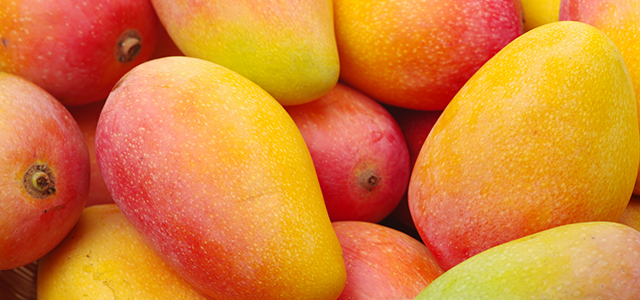
#> input picture backend/images/ripe_mango.jpg, 640 x 300 px
$ python -i cv_service.py   (imports and definitions only)
#> lines starting #> are read from the running program, lines starting #| are printed output that depends on the picture
### backend/services/gemini_service.py
import json
import os
import re
from io import BytesIO

import google.generativeai as genai
from dotenv import load_dotenv
from PIL import Image

load_dotenv()

# Configure Gemini API
genai.configure(api_key=os.getenv("GEMINI_API_KEY"))

# Initialize the model with vision capabilities - using Gemini 2.0 Flash
# Configure safety settings to be more permissive for food images
from google.generativeai.types import HarmBlockThreshold, HarmCategory

safety_settings = {
    HarmCategory.HARM_CATEGORY_HARASSMENT: HarmBlockThreshold.BLOCK_NONE,
    HarmCategory.HARM_CATEGORY_HATE_SPEECH: HarmBlockThreshold.BLOCK_NONE,
    HarmCategory.HARM_CATEGORY_SEXUALLY_EXPLICIT: HarmBlockThreshold.BLOCK_NONE,
    HarmCategory.HARM_CATEGORY_DANGEROUS_CONTENT: HarmBlockThreshold.BLOCK_NONE,
}

model = genai.GenerativeModel("gemini-2.0-flash-exp", safety_settings=safety_settings)


def get_fruit_name(image_bytes):
    """
    Get the name of the fruit from the image using Gemini Vision API.

    Args:
        image_bytes: Raw image bytes

    Returns:
        dict: {"fruit_name": "apple"} or {"error": "..."}
    """
    try:
        print("🍎 Getting fruit name from Gemini...")
        image = Image.open(BytesIO(image_bytes)).convert("RGB")

        prompt = """Identify the fruit in this image. Return ONLY the fruit name in lowercase, nothing else.
Examples: apple, banana, mango, strawberry, orange, etc.
If you cannot identify a fruit, return 'unknown'."""

        response = model.generate_content([prompt, image])

        print(
            f"Fruit name response: {response.text if hasattr(response, 'text') else 'No text'}"
        )

        if not response or not hasattr(response, "text") or not response.text:
            print("❌ No fruit name response from Gemini")
            return {"fruit_name": "unknown"}

        # Clean up the response - remove extra whitespace and convert to lowercase
        fruit_name = response.text.strip().lower()

        # Remove any punctuation or extra words - just get the fruit name
        fruit_name = re.sub(r"[^a-z\s]", "", fruit_name)
        fruit_name = fruit_name.split()[0] if fruit_name.split() else "unknown"

        print(f"✓ Fruit identified: {fruit_name}")
        return {"fruit_name": fruit_name}

    except Exception as e:
        print(f"❌ Error in get_fruit_name: {e}")
        import traceback

        traceback.print_exc()
        return {"fruit_name": "unknown"}


def analyze_ripeness_with_gemini(image_bytes):
    """
    Analyze fruit ripeness using Gemini Vision API as a fallback.

    Args:
        image_bytes: Raw image bytes

    Returns:
        dict: {"fruit_name": "apple", "ripeness": "ripe", "confidence": 85.0}
              or {"error": "..."}
    """
    try:
        print("🔍 Starting Gemini ripeness analysis...")
        image = Image.open(BytesIO(image_bytes)).convert("RGB")
        print(f"✓ Image loaded: {image.size}")

        prompt = """Analyze this fruit image and determine:
1. The fruit name (e.g., apple, banana, mango, strawberry)
2. Its ripeness stage: must be one of these exact values: "unripe", "ripe", or "overripe"

Criteria:
- unripe: green, hard, not ready to eat
- ripe: perfect for eating, good color, firm
- overripe: brown spots, very soft, past prime

Respond in EXACTLY this JSON format with no additional text:
{
  "fruit_name": "name of fruit in lowercase",
  "ripeness": "unripe/ripe/overripe",
  "confidence": 85.0
}"""

        print("📤 Sending to Gemini API...")
        response = model.generate_content([prompt, image])

        print(f"📥 Response received: {response}")

        # Check if response was blocked
        if hasattr(response, "prompt_feedback"):
            print(f"Prompt feedback: {response.prompt_feedback}")

        if not response or not hasattr(response, "text") or not response.text:
            print("❌ No text in response")
            return {"error": "No response from Gemini"}

        # Try to parse JSON from response
        text = response.text.strip()
        print(f"📝 Response text: {text}")

        # Remove markdown code blocks if present
        text = re.sub(r"```json\s*", "", text)
        text = re.sub(r"```\s*", "", text)

        try:
            result = json.loads(text)
            print(f"✓ JSON parsed successfully: {result}")

            # Validate and clean the response
            fruit_name = result.get("fruit_name", "unknown").lower()
            ripeness = result.get("ripeness", "unknown").lower()
            confidence = float(result.get("confidence", 75.0))

            # Ensure ripeness is one of the valid values
            if ripeness not in ["unripe", "ripe", "overripe"]:
                ripeness = "ripe"  # Default to ripe if unclear

            final_result = {
                "fruit_name": fruit_name,
                "ripeness": ripeness,
                "confidence": round(confidence, 2),
                "source": "gemini",
            }
            print(f"✅ Final result: {final_result}")
            return final_result

        except json.JSONDecodeError as je:
            print(f"⚠️ JSON decode failed: {je}")
            # If JSON parsing fails, try to extract info manually
            text_lower = text.lower()

            # Extract ripeness
            ripeness = "unknown"
            if "unripe" in text_lower:
                ripeness = "unripe"
            elif "overripe" in text_lower:
                ripeness = "overripe"
            elif "ripe" in text_lower:
                ripeness = "ripe"

            # Try to extract fruit name
            fruit_name = "unknown"
            common_fruits = [
                "apple",
                "banana",
                "mango",
                "strawberry",
                "orange",
                "grape",
                "pear",
                "peach",
                "plum",
                "cherry",
            ]
            for fruit in common_fruits:
                if fruit in text_lower:
                    fruit_name = fruit
                    break

            return {
                "fruit_name": fruit_name,
                "ripeness": ripeness,
                "confidence": 70.0,
                "source": "gemini",
            }

    except Exception as e:
        print(f"❌ Error in analyze_ripeness_with_gemini: {e}")
        return {"error": str(e)}


# [221 lines left out: functions get_recipes_and_safety, get_nutrition_and_impact, not called in this run]


# [28 lines that do not run on import are left out]

### backend/services/cv_service.py
import os
from io import BytesIO

import numpy as np
from dotenv import load_dotenv
from inference_sdk import InferenceHTTPClient
from PIL import Image
from services.gemini_service import analyze_ripeness_with_gemini, get_fruit_name

# [1 line not run here, left out]

# Initialize Roboflow client only if API key is available
CLIENT = None
roboflow_url = os.getenv("ROBOFLOW_URL")
roboflow_key = os.getenv("ROBOFLOW_API_KEY")

# [12 lines not run here, left out]


def analyze_image(image_bytes):
    """
    Analyze fruit image using CV model for ripeness detection.
    Always uses Gemini for fruit name.
    Falls back to Gemini for ripeness if CV model fails or is not available.
    """
    # ALWAYS get fruit name from Gemini (more reliable)
    fruit_info = get_fruit_name(image_bytes)
    fruit_name = fruit_info.get("fruit_name", "unknown")

    # If Roboflow client is not available, use Gemini directly
    if CLIENT is None:
        print("⚠️ Roboflow not available, using Gemini for ripeness detection...")
        gemini_result = analyze_ripeness_with_gemini(image_bytes)

        if "error" not in gemini_result:
            return {
                "fruit_name": fruit_name,
                "ripeness": gemini_result.get("ripeness", "unknown"),
                "confidence": gemini_result.get("confidence", 70.0),
                "source": "gemini_primary",
            }
        else:
            return {"error": "Gemini analysis failed"}

    try:
        image_stream = BytesIO(image_bytes)
        image = Image.open(image_stream).convert("RGB")
        image = image.resize((640, 640))

        result = CLIENT.infer(image, model_id="fruit-ripeness-unjex/2")

        preds = result.get("predictions", [])

        # If CV model has no predictions, use Gemini as fallback
        if not preds:
            print("⚠️ No predictions from CV model, falling back to Gemini...")
            gemini_result = analyze_ripeness_with_gemini(image_bytes)

            if "error" not in gemini_result:
                return {
                    "fruit_name": fruit_name,  # Use Gemini's fruit name
                    "ripeness": gemini_result.get("ripeness", "unknown"),
                    "confidence": gemini_result.get("confidence", 70.0),
                    "source": "gemini_fallback",
                }
            else:
                return {
                    "error": "No predictions found from CV model and Gemini fallback failed"
                }

        # CV model has predictions - use them for ripeness
        top_pred = max(preds, key=lambda x: x.get("confidence", 0))
        raw_class = top_pred.get("class", "unknown")
        stage = raw_class.split()[-1] if raw_class != "unknown" else "unknown"

        return {
            "fruit_name": fruit_name,  # Always from Gemini
            "ripeness": stage,
            "confidence": round(top_pred.get("confidence", 0) * 100, 2),
            "source": "cv_model",
        }

    except Exception as e:
        print(f"❌ Error in CV model, falling back to Gemini: {e}")
        # If CV model fails entirely, use Gemini
        gemini_result = analyze_ripeness_with_gemini(image_bytes)

        if "error" not in gemini_result:
            return {
                "fruit_name": fruit_name,  # Use Gemini's fruit name
                "ripeness": gemini_result.get("ripeness", "unknown"),
                "confidence": gemini_result.get("confidence", 70.0),
                "source": "gemini_fallback",
            }
        else:
            return {"error": f"CV model error and Gemini fallback failed: {str(e)}"}


# [5 lines not run here, left out]

>>> import cv2
>>> picture = cv2.imread('../images/ripe_mango.jpg', cv2.IMREAD_GRAYSCALE)
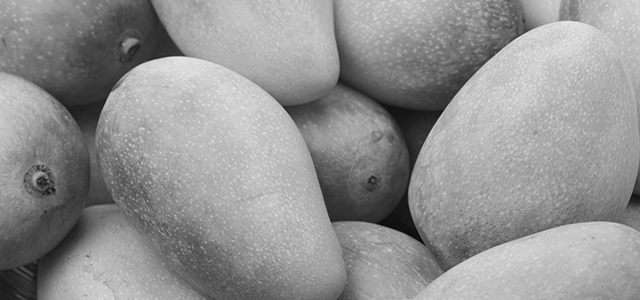
#> picture: shape (300, 640); min 2, max 234, mean 145.9
>>> result = analyze_image(picture)
#> in analyze_image, `fruit_info = get_fruit_name(image_bytes)`: fruit_info = {'fruit_name': 'unknown'}
#> in analyze_image, `fruit_name = fruit_info.get("fruit_name", "unknown")`: fruit_name = 'unknown'
#> in analyze_image, `gemini_result = analyze_ripeness_with_gemini(image_bytes)`: gemini_result = 1 item
#> result = {'error': 'Gemini analysis failed'}

$ run again, on backend/images/ripe_apple.jpg
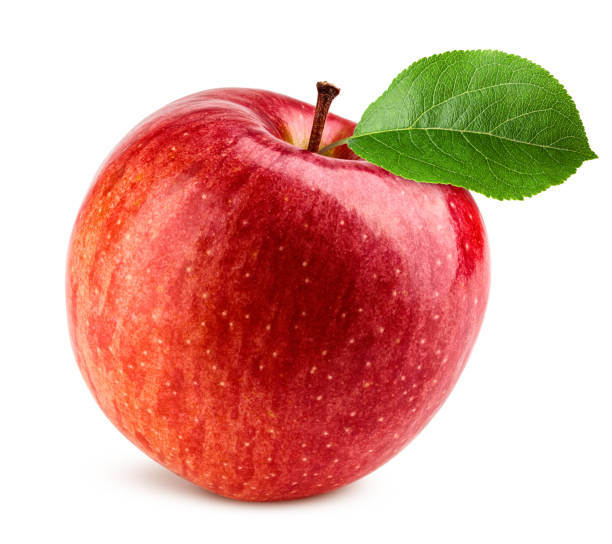
#> input picture backend/images/ripe_apple.jpg, 612 x 544 px
#> `picture = cv2.imread('../images/ripe_mango.jpg', cv2.IMREAD_GRAYSCALE)`:
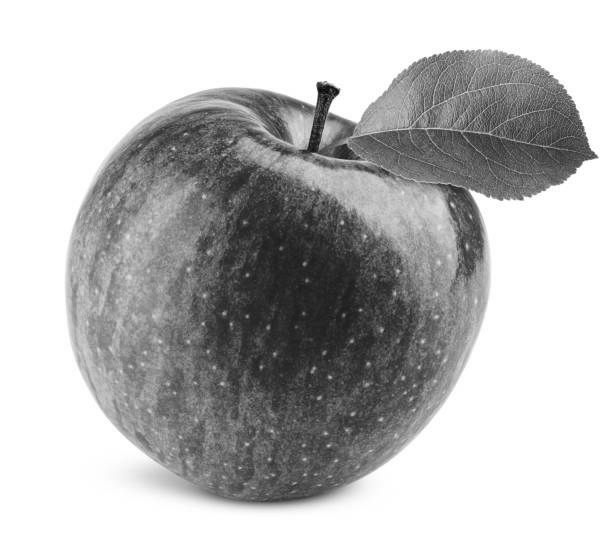
#> picture: shape (544, 612); min 7, max 255, mean 185.2
#> fruit_info = {'fruit_name': 'unknown'}
#> fruit_name = 'unknown'
#> gemini_result = 1 item
#> result = {'error': 'Gemini analysis failed'}

$ run again, on backend/images/ripe_strawberry.jpg
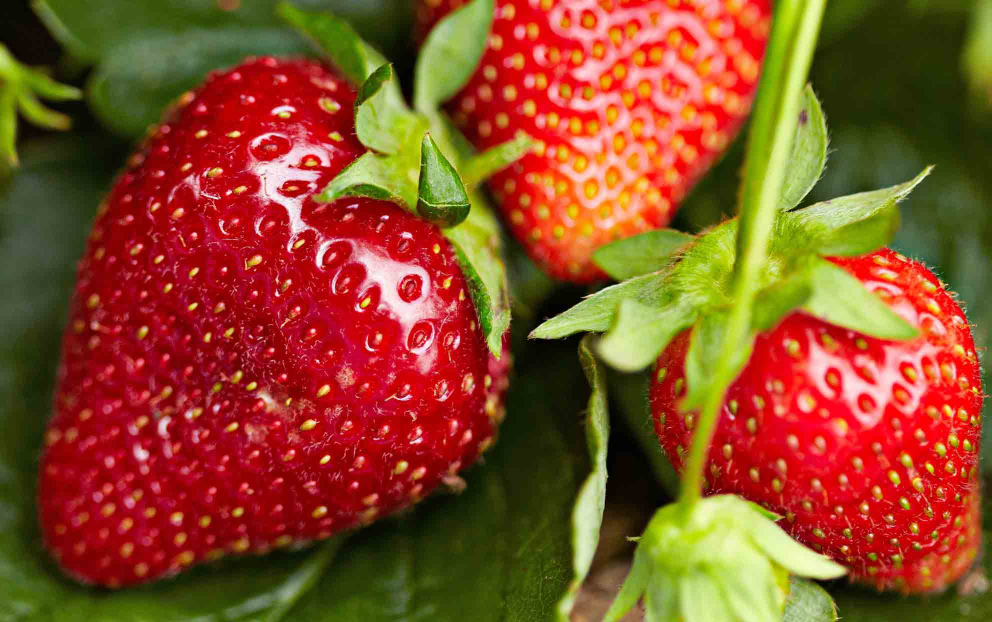
#> input picture backend/images/ripe_strawberry.jpg, 1983 x 1244 px (shown at 1/2 size)
#> `picture = cv2.imread('../images/ripe_mango.jpg', cv2.IMREAD_GRAYSCALE)`:
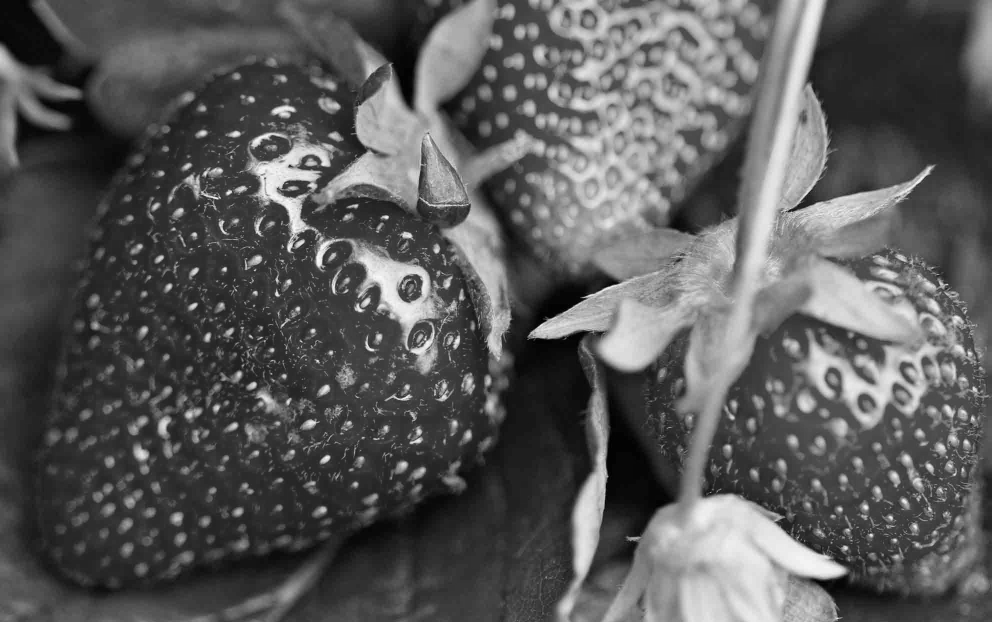
#> picture: shape (1244, 1983) (shown at 1/2 size); min 0, max 254, mean 89.9
#> fruit_info = {'fruit_name': 'unknown'}
#> fruit_name = 'unknown'
#> gemini_result = 1 item
#> result = {'error': 'Gemini analysis failed'}
